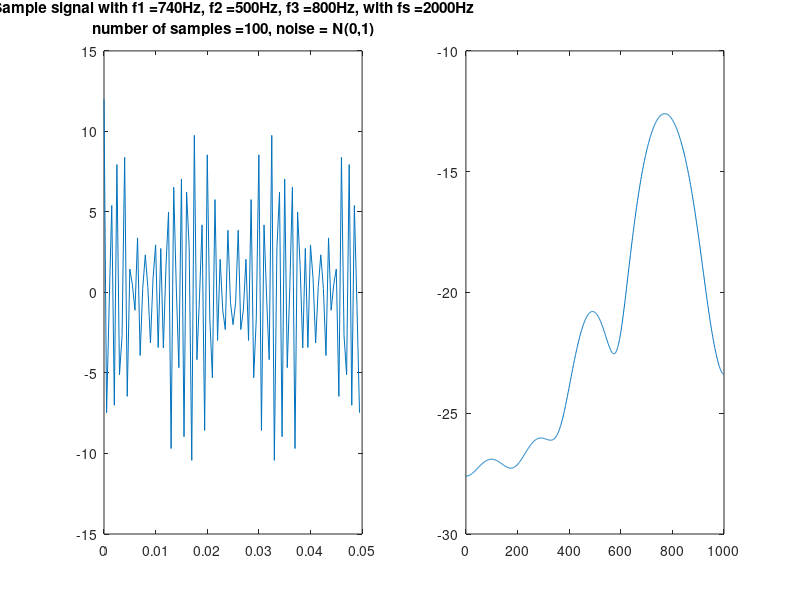

Here is the MATLAB script that generated this plot: (Note: this script raises an error after producing the figure.)
clear;
Nfft = 2048;
N = 100;
a = 5;
b = 2;
c = 5;
alpha = 0.37;
beta = 0.25;
muy = 0.4;
fs = 2000;
T = 1/fs;
t = 0:1:N-1;
t = t/fs;
f1 = alpha*fs;
f2 = beta*fs;
f3 = muy*fs;
variance = 0;
w = sqrt(variance)*randn(1,N);
% Generate sample with white gaussian noise N(0,1)
for n = 1:1:N
    x(n) = a*cos(alpha*fs*2*pi*(n-1)/fs)+b*cos(beta*fs*2*pi*(n-1)/fs)+c*cos(muy*fs*2*pi*(n-1)/fs)+w(n);
end

% Calculate correlation of signal
rx = zeros(1,N);
for m = (N/2):(N-1)
    for n = (N/2):(N-m-1+N/2)
        rx(m) = rx(m) + x(n+m-N/2)*x(n);
    end
    rx(m) = rx(m)/(N-m);
end
for m = 1:N/2
    rx(m) = rx(N-m);
end

% Generate Barlett window values
M = round(N/10);
L = 2*M+1;
wbarlett = zeros(1,L);
for m = 1:L
    if(m<=((L+1)/2))
        wbarlett(m) = 2*m/(L-1);
    else
        wbarlett(m) = 2-2*m/(L-1);
    end
end

% Calculating periodogram using Blackman-Turkey method with Barlett window
Pbt = zeros(1,fs/2);
for f = 1:fs/2
    for i = -M:M
        Pbt(f) = Pbt(f) + wbarlett(i+(L+1)/2)*rx(N/2+i)*exp(-1i*2*pi*(f-1)*(i+N/2)*T);
    end
    Pbt(f) = abs(Pbt(f))*T;
end
Pbt = 10*log10(Pbt);

% Plotting the signal and periodogram
subplot(1,2,1);
plot(t,x);
title_1 = strcat("Sample signal with f1 = ",num2str(f1),"Hz, f2 = ",num2str(f2),"Hz, f3 = ",num2str(f3),"Hz, with fs = ",num2str(fs),"Hz");
title_11 = strcat("number of samples = ",num2str(N),", noise = N(0,1)");
title({title_1,title_11});
subplot(1,2,2);
plot(0:1:fs/2-1,Pbt);
hold on
[pks,locs] = findpeaks(Pbt,0:1:fs/2-1);
findpeaks(Pbt,0:1:fs/2-1)
for i = 1:1:length(pks)
    text(locs(i)+.02,pks(i),num2str(locs(i)));
end
title("Mordified Periodogram - Blackman-Turkey");